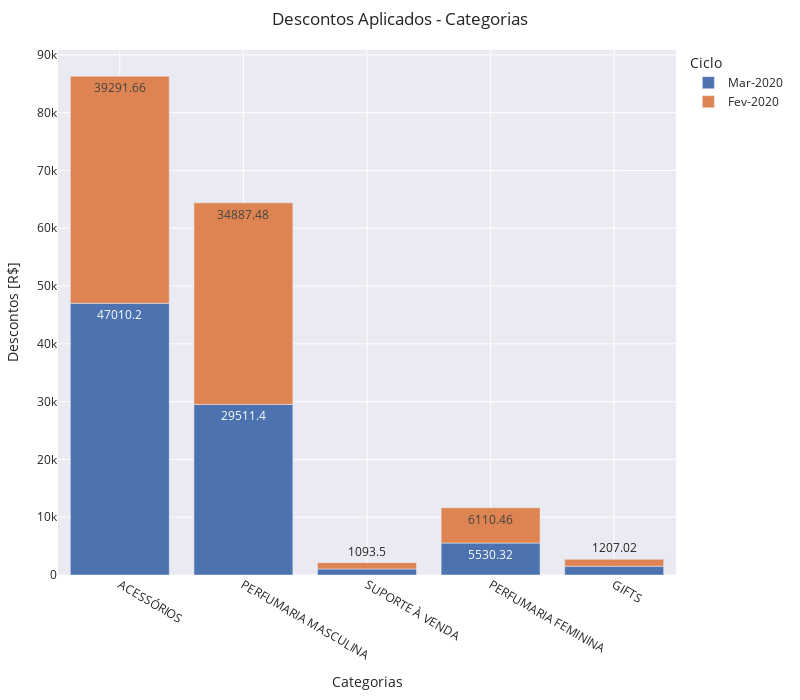

This figure's notebook cell:
### Code cell
fig = px.bar(desc, x="Produto_Categoria", y="Desconto", \
    text="Desconto", color="Ciclo", hover_data=['Ciclo', 'Qtde_itens'], template="seaborn")

fig.update_layout(
    margin=dict(l=20, r=50, t=50, b=20),
    title = 'Descontos Aplicados - Categorias',
    xaxis_title="Categorias",
    yaxis_title="Descontos [R$]",
    legend_title="Ciclo",
    width=800, 
    height=700,
    uniformtext_minsize=10, 
    uniformtext_mode='hide',
)
fig.show()

### Figure 1 — Plotly figure (JSON) as saved in the notebook; plotly's stock layout.template omitted (floating-point values rounded to 4 significant figures)
{"data": [{"alignmentgroup": "True", "customdata": [["Mar-2020", 10063], ["Mar-2020", 5368], ["Mar-2020", 3456], ["Mar-2020", 1601], ["Mar-2020", 454]], "hovertemplate": "Ciclo=%{customdata[0]}<br>Produto_Categoria=%{x}<br>Desconto=%{text}<br>Qtde_itens=%{customdata[1]}<extra></extra>", "legendgroup": "Mar-2020", "marker": {"color": "rgb(76,114,176)", "pattern": {"shape": ""}}, "name": "Mar-2020", "offsetgroup": "Mar-2020", "orientation": "v", "showlegend": true, "text": [47010.0, 29510.0, 1046.0, 5530.0, 1506.0], "textposition": "auto", "type": "bar", "x": ["ACESSÓRIOS", "PERFUMARIA MASCULINA", "SUPORTE À VENDA", "PERFUMARIA FEMININA", "GIFTS"], "xaxis": "x", "y": [47010.0, 29510.0, 1046.0, 5530.0, 1506.0], "yaxis": "y"}, {"alignmentgroup": "True", "customdata": [["Fev-2020", 7397], ["Fev-2020", 6700], ["Fev-2020", 3645], ["Fev-2020", 1776], ["Fev-2020", 360]], "hovertemplate": "Ciclo=%{customdata[0]}<br>Produto_Categoria=%{x}<br>Desconto=%{text}<br>Qtde_itens=%{customdata[1]}<extra></extra>", "legendgroup": "Fev-2020", "marker": {"color": "rgb(221,132,82)", "pattern": {"shape": ""}}, "name": "Fev-2020", "offsetgroup": "Fev-2020", "orientation": "v", "showlegend": true, "text": [34890.0, 39290.0, 1094.0, 6110.0, 1207.0], "textposition": "auto", "type": "bar", "x": ["PERFUMARIA MASCULINA", "ACESSÓRIOS", "SUPORTE À VENDA", "PERFUMARIA FEMININA", "GIFTS"], "xaxis": "x", "y": [34890.0, 39290.0, 1094.0, 6110.0, 1207.0], "yaxis": "y"}], "layout": {"barmode": "relative", "height": 700, "legend": {"title": {"text": "Ciclo"}, "tracegroupgap": 0}, "margin": {"b": 20, "l": 20, "r": 50, "t": 50}, "title": {"text": "Descontos Aplicados - Categorias"}, "uniformtext": {"minsize": 10, "mode": "hide"}, "width": 800, "xaxis": {"anchor": "y", "domain": [0, 1], "title": {"text": "Categorias"}}, "yaxis": {"anchor": "x", "domain": [0, 1], "title": {"text": "Descontos [R$]"}}}}
